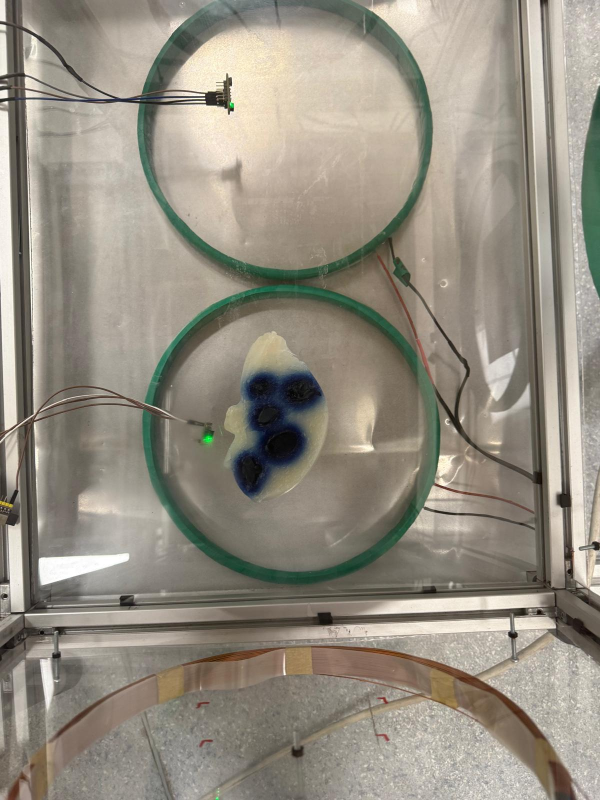
#> input picture tests/kahin/hoca_cv_2026_10/fantom/WhatsApp Image 2026-10-02 at 19.40.11.jpeg, 1200 x 1600 px (shown at 1/2 size)
$ python -i ring_calib.py   (imports and definitions only)
#> lines starting #> are read from the running program, lines starting #| are printed output that depends on the picture; after the words box and inside, x2 and y2 are one past the last pixel; in counts of white or black regions, pixels touching at a corner belong together
#> further down, picture is the input picture: shape (1600, 1200, 3); mean B, G, R 129.9, 142.5, 148.7
# Author: mertaygn, cglrgrkn
"""ring_calib.py — Yesil Helmholtz bobin halkasindan olcek + bobin merkezi (v2).

ArUco bu kurulumda kullanilamiyor (marker kabin disinda, kadraj disi / bobin
arkasinda). Fantomu cevreleyen yesil bobin halkasi ise HER goruntude var:

    1. Yesil maske (H 60-95, S>=60, V>=35) -> bilesenler
    2. Her bilesene elips (cv2.fitEllipse; bant piksellerinin merkez cizgisi)
    3. Fantom merkezini ICEREN ve fantomdan belirgin buyuk elips = bobin halkasi
       (ust bobin / komsu halka elenir); ayni elipse oturan diger parcalar
       (kablo/kol ile bolunmus) eklenip yeniden fit
    4. Elips -> daire afin duzeltme: buyuk eksen boyunca olcek D / (2a),
       kucuk eksen boyunca D / (2b) (egiklik kisaltmasi geri alinir)

Bobin cercevesi (mm): origin = halka merkezi, X = goruntu saga, Y = goruntu
yukari (duzeltilmis duzlemde). Halka capi D varsayilan 184 mm: petri
goruntulerindeki 24'luk plakadan (bilinen 19.3 mm kuyucuk araligi) capraz
kalibrasyonla OLCULDU (3 goruntu 183.5-185.8 mm). Serit metreyle dogrula.
"""
from __future__ import annotations
from dataclasses import dataclass, field

import cv2
import numpy as np


@dataclass
class RingCalib:
    success: bool
    center_px: tuple[float, float] = (0.0, 0.0)
    axes_px: tuple[float, float] = (0.0, 0.0)     # yari eksenler (a >= b)
    angle_deg: float = 0.0                         # buyuk eksen acisi (goruntu)
    diameter_mm: float = 0.0
    mm_per_px: float = 0.0                         # buyuk eksen boyunca
    tilt_deg: float = 0.0                          # arccos(b/a)
    coverage: float = 0.0                          # cevrenin gorunen orani
    residual: float = 0.0                          # |r_norm - 1| medyani
    warnings: list[str] = field(default_factory=list)
    error: str | None = None

    def to_dict(self) -> dict:
        return {k: (list(v) if isinstance(v, tuple) else v)
                for k, v in self.__dict__.items()}

    # ---- piksel <-> bobin mm
    def _basis(self):
        t = np.deg2rad(self.angle_deg)
        return np.array([np.cos(t), np.sin(t)]), np.array([-np.sin(t), np.cos(t)])

    # [19 lines left out: functions px_to_mm, parallax_factor, not called in this run]

    def area_px_to_mm2(self, area_px: float) -> float:
        R = self.diameter_mm / 2.0
        return float(area_px * (R / self.axes_px[0]) * (R / self.axes_px[1]))


def green_mask(image_bgr: np.ndarray) -> np.ndarray:
    hsv = cv2.cvtColor(image_bgr, cv2.COLOR_BGR2HSV)
#> hsv: shape (1600, 1200, 3); mean H, S, V 22.9, 39.7, 150.5
    h, s, v = cv2.split(hsv)
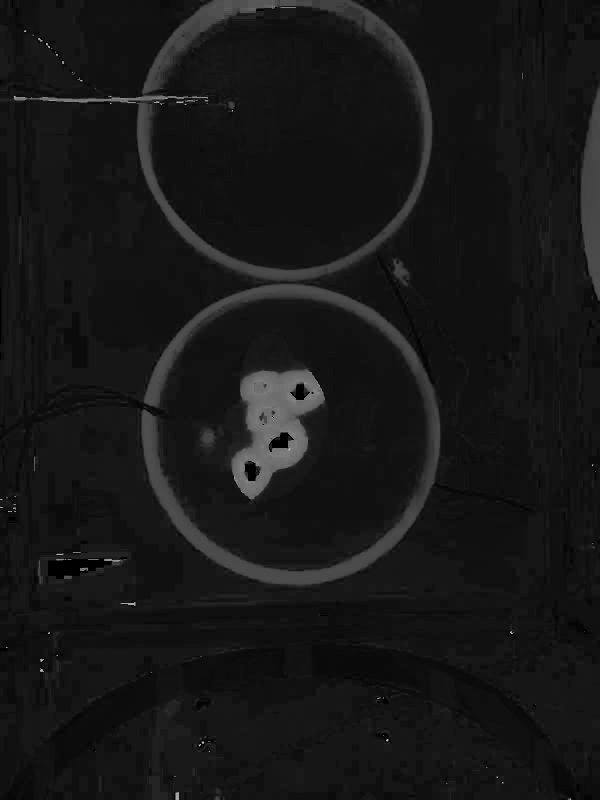
#> h: shape (1600, 1200) (shown at 1/2 size); min 0, max 179, mean 22.9
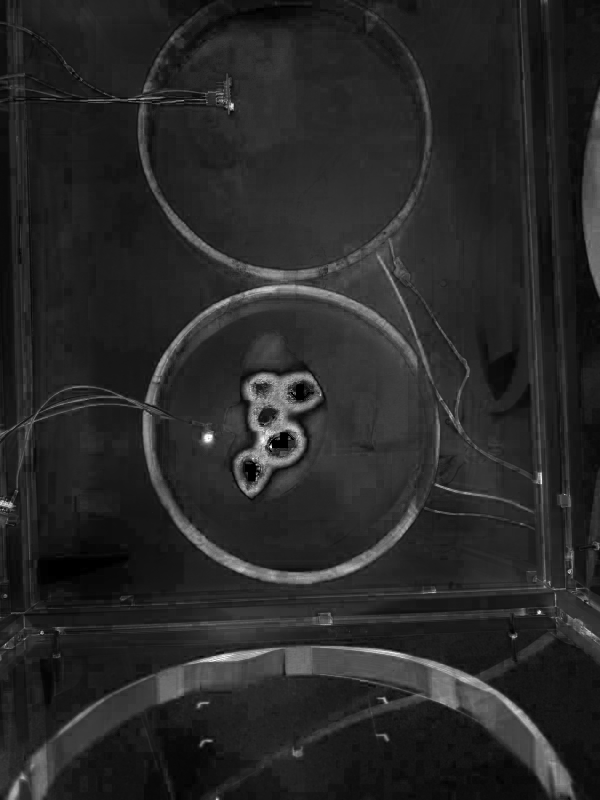
#> s: shape (1600, 1200) (shown at 1/2 size); min 0, max 255, mean 39.7
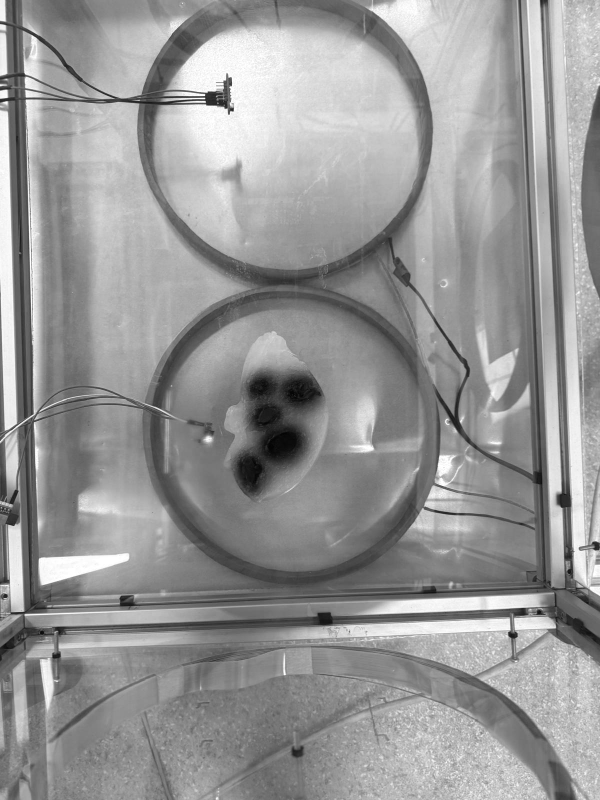
#> v: shape (1600, 1200) (shown at 1/2 size); min 0, max 255, mean 150.5
    m = ((h >= 60) & (h <= 95) & (s >= 60) & (v >= 35)).astype(np.uint8) * 255
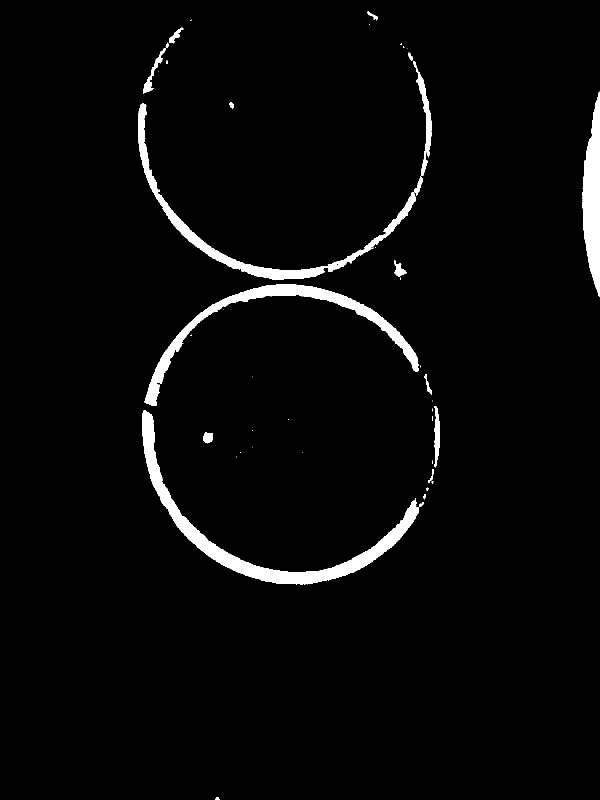
#> m: shape (1600, 1200) (shown at 1/2 size); 3.1% white; 45 white regions (25 under 20 px), largest, box (x1, y1, x2, y2) and area: (285, 820, 847, 1169) 18669, (289, 568, 838, 812) 13157, (276, 206, 846, 559) 11978
    return cv2.morphologyEx(m, cv2.MORPH_OPEN, np.ones((3, 3), np.uint8))
#> returned value: shape (1600, 1200); 3% white; 27 white regions (3 under 20 px), largest, box (x1, y1, x2, y2) and area: (285, 820, 838, 1169) 18587, (289, 568, 838, 811) 13083, (276, 208, 846, 559) 11892


# [7 lines left out: function _rnorm, not called in this run]


def _inside(pt, ell, margin=1.0):
    r, _ = _rnorm(np.asarray([pt], dtype=np.float64), ell)
    return r[0] < margin


# [83 lines left out: function detect_ring, not called in this run]

>>> import cv2
>>> picture = cv2.imread('../../../tests/kahin/hoca_cv_2026_10/fantom/WhatsApp Image 2026-10-02 at 19.40.11.jpeg')
>>> result = green_mask(picture)

$ run again, on tests/kahin/hoca_cv_2026_10/fantom/WhatsApp Image 2026-10-02 at 19.40.15.jpeg
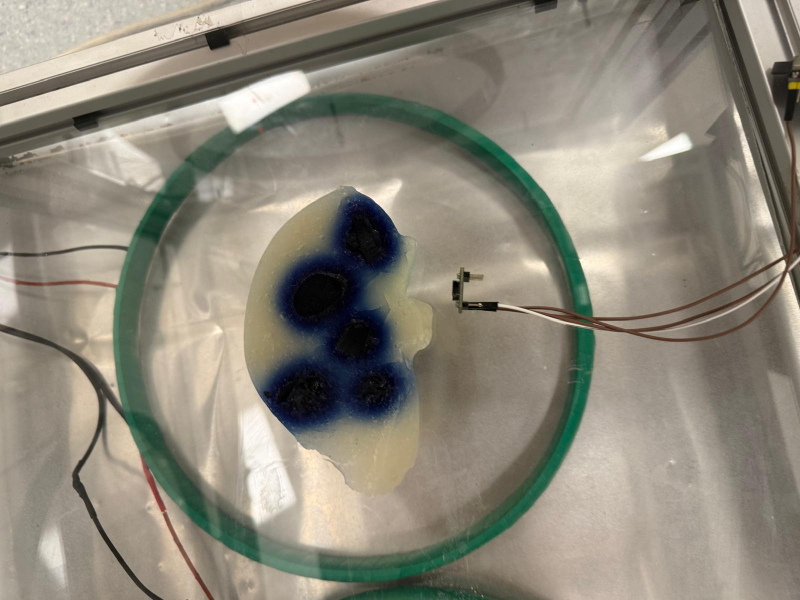
#> input picture tests/kahin/hoca_cv_2026_10/fantom/WhatsApp Image 2026-10-02 at 19.40.15.jpeg, 1600 x 1200 px (shown at 1/2 size)
#> picture is the input picture: shape (1200, 1600, 3); mean B, G, R 121.5, 134.8, 140
#> hsv: shape (1200, 1600, 3); mean H, S, V 26.7, 48.5, 143.4
#> in green_mask, `h, s, v = cv2.split(hsv)`:
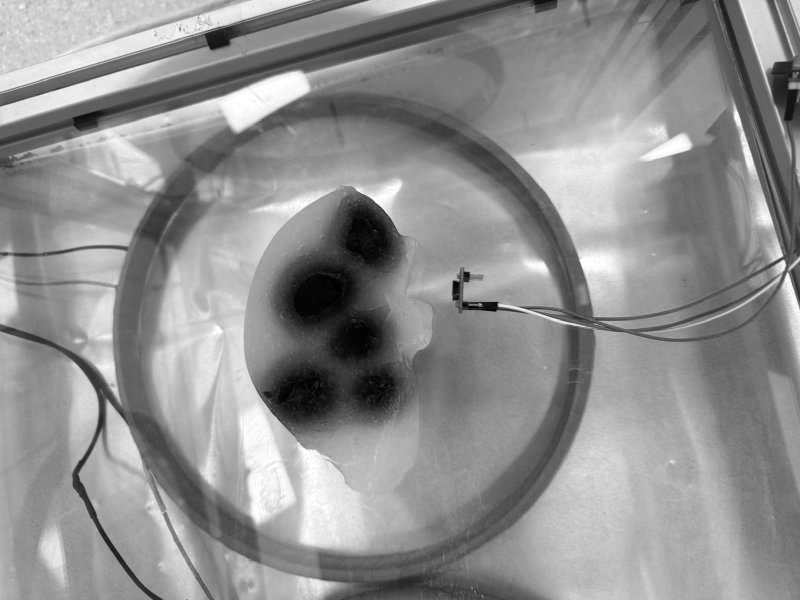
#> v: shape (1200, 1600) (shown at 1/2 size); min 0, max 255, mean 143.4
#> in green_mask, `m = ((h >= 60) & (h <= 95) & (s >= 60) & (v >= 35)).astype(np.uint8) *..`:
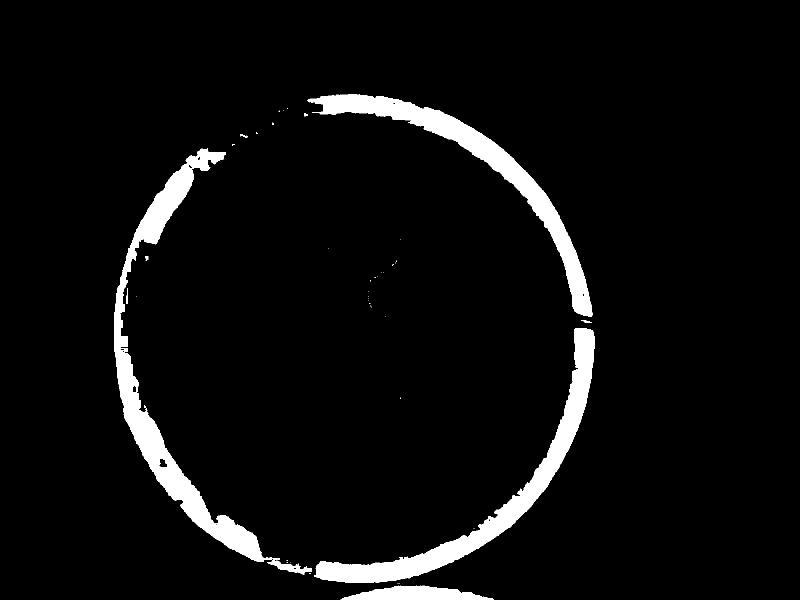
#> m: shape (1200, 1600) (shown at 1/2 size); 5.2% white; 49 white regions (39 under 20 px), largest, box (x1, y1, x2, y2) and area: (228, 296, 624, 1150) 35497, (628, 656, 1190, 1166) 30618, (614, 189, 1185, 633) 27821

$ run again, on tests/kahin/hoca_cv_2026_10/fantom/WhatsApp Image 2026-10-02 at 19.40.17.jpeg
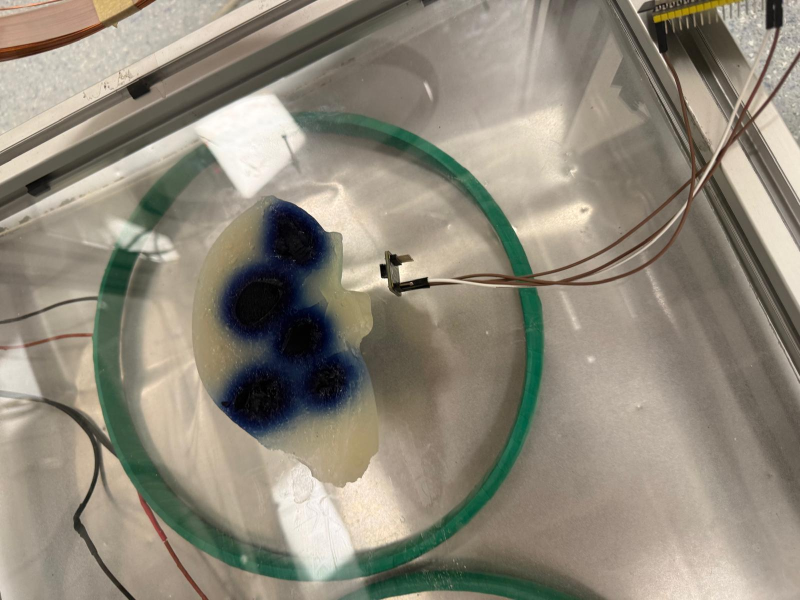
#> input picture tests/kahin/hoca_cv_2026_10/fantom/WhatsApp Image 2026-10-02 at 19.40.17.jpeg, 1600 x 1200 px (shown at 1/2 size)
#> picture is the input picture: shape (1200, 1600, 3); mean B, G, R 122.2, 136.5, 143.3
#> hsv: shape (1200, 1600, 3); mean H, S, V 25.5, 51.6, 146.4
#> in green_mask, `h, s, v = cv2.split(hsv)`:
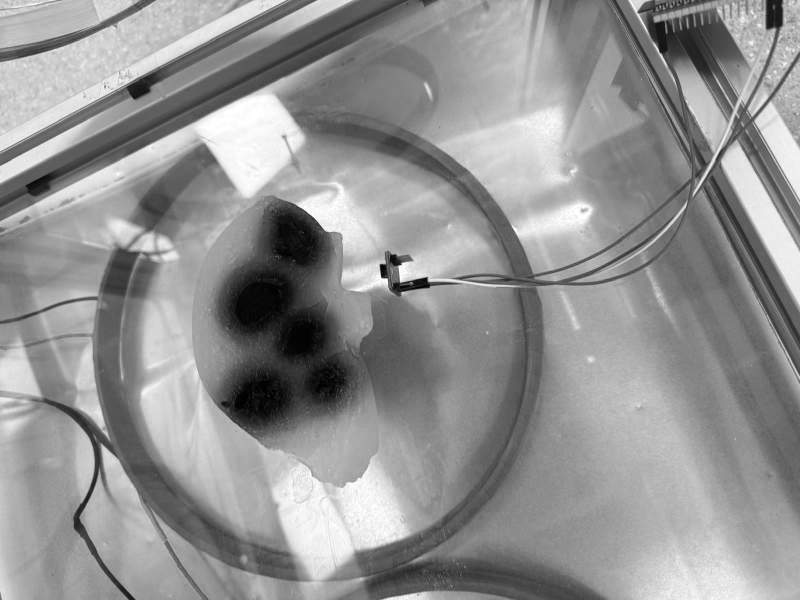
#> v: shape (1200, 1600) (shown at 1/2 size); min 0, max 255, mean 146.4
#> in green_mask, `m = ((h >= 60) & (h <= 95) & (s >= 60) & (v >= 35)).astype(np.uint8) *..`:
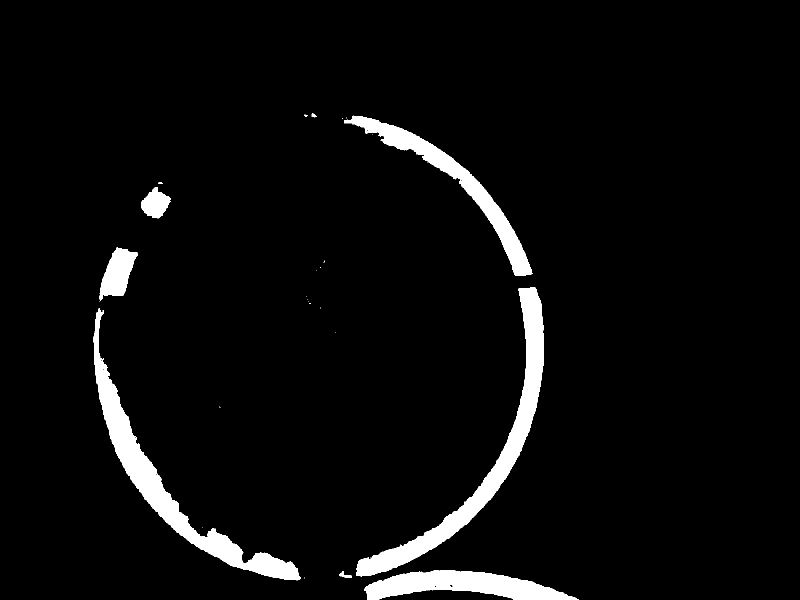
#> m: shape (1200, 1600) (shown at 1/2 size); 4.6% white; 28 white regions (18 under 20 px), largest, box (x1, y1, x2, y2) and area: (712, 575, 1088, 1153) 25390, (186, 617, 602, 1161) 25312, (688, 231, 1065, 552) 15170
